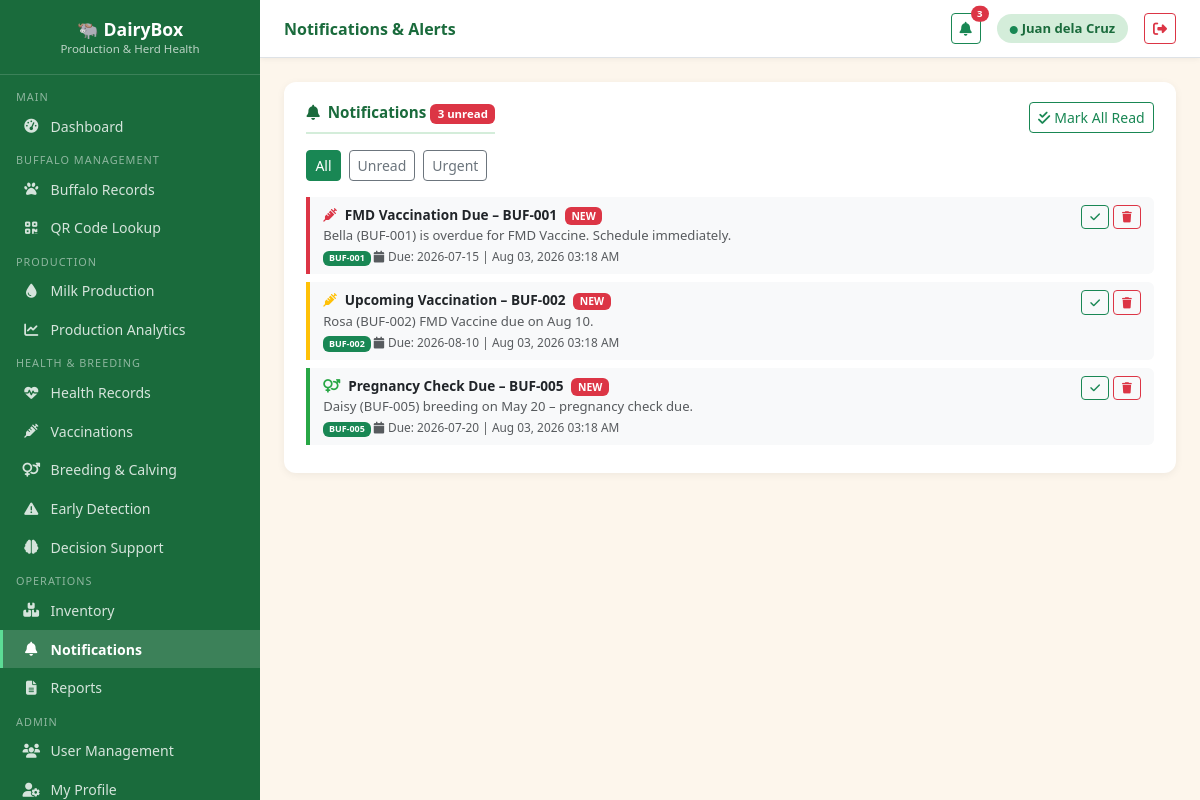
Screenshot of /modules/notifications.php (signed in) with the database file from the repository.
### tables this page shows
CREATE TABLE IF NOT EXISTS notifications (
    id              INT AUTO_INCREMENT PRIMARY KEY,
    type            ENUM('vaccination','breeding','calving','health','production','system') NOT NULL,
    title           VARCHAR(200) NOT NULL,
    message         TEXT NOT NULL,
    buffalo_id      INT,
    target_role     VARCHAR(50),
    is_read         TINYINT(1) DEFAULT 0,
    priority        ENUM('low','medium','high','urgent') DEFAULT 'medium',
    due_date        DATE,
    created_at      TIMESTAMP DEFAULT CURRENT_TIMESTAMP,
    FOREIGN KEY (buffalo_id) REFERENCES buffaloes(id) ON DELETE CASCADE
);

CREATE TABLE IF NOT EXISTS buffaloes (
    id              INT AUTO_INCREMENT PRIMARY KEY,
    tag_number      VARCHAR(40)  NOT NULL UNIQUE,
    qr_code         VARCHAR(100) UNIQUE,
    name            VARCHAR(80),
    breed           VARCHAR(80),
    sex             ENUM('Female','Male') DEFAULT 'Female',
    date_of_birth   DATE,
    weight_kg       DECIMAL(6,2),
    color           VARCHAR(50),
    acquisition_date DATE,
    acquisition_type ENUM('Born on Farm','Purchased','Donated') DEFAULT 'Born on Farm',
    status          ENUM('Active','Sold','Dead','Transferred') DEFAULT 'Active',
    health_status   ENUM('Healthy','Sick','Under Treatment','Recovered') DEFAULT 'Healthy',
    notes           TEXT,
    photo           VARCHAR(200),
    created_by      INT,
    created_at      TIMESTAMP DEFAULT CURRENT_TIMESTAMP,
    updated_at      TIMESTAMP DEFAULT CURRENT_TIMESTAMP ON UPDATE CURRENT_TIMESTAMP,
    FOREIGN KEY (created_by) REFERENCES users(id) ON DELETE SET NULL
);

### modules/notifications.php (the view, shortened to what this page needs)
<?php
$db        = getDB();
$user      = currentUser();
$filter = $_GET['filter'] ?? 'all';
$where = "WHERE (target_role=? OR target_role IS NULL)";
$params = [$user['role']];
$notifs = $db->prepare("SELECT n.*, b.tag_number, b.name as buffalo_name FROM notifications n LEFT JOIN buffaloes b ON b.id=n.buffalo_id $where ORDER BY n.is_read ASC, FIELD(n.priority,'urgent','high','medium','low'), n.created_at DESC");
$notifs->execute($params);
$notifs = $notifs->fetchAll();
$unreadCnt = $db->prepare("SELECT COUNT(*) FROM notifications WHERE (target_role=? OR target_role IS NULL) AND is_read=0");
$unreadCnt->execute([$user['role']]);
$unreadCnt = $unreadCnt->fetchColumn();
include '../includes/header.php';
?>
<div class="card-section">
    <div class="d-flex flex-wrap justify-content-between align-items-center mb-3 gap-2">
        <div class="section-title mb-0">
            <i class="fa fa-bell me-2"></i>Notifications
            <?php if ($unreadCnt > 0): ?><span class="badge bg-danger"><?= $unreadCnt ?> unread</span><?php endif; ?>
        </div>
        <div class="d-flex gap-2">
            <a href="?mark_all=1" class="btn btn-sm btn-outline-success no-print"><i class="fa fa-check-double me-1"></i>Mark All Read</a>
        </div>
    </div>
    <div class="d-flex gap-2 mb-3 no-print flex-wrap">
        <a href="?filter=all"    class="btn btn-sm <?= $filter==='all'   ?'btn-success':'btn-outline-secondary' ?>">All</a>
        <a href="?filter=unread" class="btn btn-sm <?= $filter==='unread'?'btn-warning':'btn-outline-secondary' ?>">Unread</a>
        <a href="?filter=urgent" class="btn btn-sm <?= $filter==='urgent'?'btn-danger' :'btn-outline-secondary' ?>">Urgent</a>
    </div>
    <?php if (empty($notifs)): ?>
        <div class="text-center py-5 text-muted">
            <i class="fa fa-bell-slash fa-3x mb-3 opacity-25"></i>
            <p>No notifications found.</p>
        </div>
    <?php else: ?>
    <?php foreach ($notifs as $n):
        $borderCls = match($n['priority']) {'urgent'=>'#dc3545','high'=>'#ffc107','medium'=>'#28a745',default=>'#6c757d'};
        $typeIcon  = match($n['type']) {'vaccination'=>'fa-syringe','breeding'=>'fa-venus-mars','calving'=>'fa-baby','health'=>'fa-heartbeat','production'=>'fa-tint',default=>'fa-bell'};
        $opacity   = $n['is_read'] ? 'opacity-50' : '';
    ?>
    <div class="notif-item <?= match($n['priority']) {'urgent'=>'urgent','high'=>'warning',default=>''} ?> mb-2 <?= $opacity ?>" style="border-left-color:<?= $borderCls ?>;position:relative">
        <div class="d-flex justify-content-between align-items-start">
            <div>
                <strong><i class="fa <?= $typeIcon ?> me-2" style="color:<?= $borderCls ?>"></i><?= htmlspecialchars($n['title']) ?></strong>
                <?php if (!$n['is_read']): ?><span class="badge bg-danger ms-1" style="font-size:.65rem">NEW</span><?php endif; ?>
                <br>
                <span class="text-muted" style="font-size:.82rem"><?= htmlspecialchars($n['message']) ?></span><br>
                <small class="text-muted">
                    <?php if ($n['buffalo_name']): ?><span class="badge bg-success"><?= htmlspecialchars($n['tag_number']) ?></span> <?php endif; ?>
                    <?php if ($n['due_date']): ?><i class="fa fa-calendar me-1"></i>Due: <?= $n['due_date'] ?> | <?php endif; ?>
                    <?= date('M d, Y h:i A', strtotime($n['created_at'])) ?>
                </small>
            </div>
            <div class="d-flex gap-1 no-print">
                <?php if (!$n['is_read']): ?>
                <a href="?read=<?= $n['id'] ?>&filter=<?= $filter ?>" class="btn btn-xs btn-outline-success" style="padding:.2rem .5rem;font-size:.7rem" title="Mark Read"><i class="fa fa-check"></i></a>
                <?php endif; ?>
                <a href="?delete=<?= $n['id'] ?>" class="btn btn-xs btn-outline-danger" style="padding:.2rem .5rem;font-size:.7rem" title="Delete" onclick="return confirm('Delete notification?')"><i class="fa fa-trash"></i></a>
            </div>
        </div>
    </div>
    <?php endforeach; ?>
    <?php endif; ?>
</div>
<?php include '../includes/footer.php'; ?>

### assets/css/style.css (style rules this page uses)
:root { --green-dark: #1a6b3c; --green-main: #28a745; --green-light: #d4edda; --brown: #7a5230; --cream: #fdf6ec; --sidebar-w: 260px; }
body.app-body { background: var(--cream); margin: 0; padding: 0; }
.card-section { background: #fff; border-radius: 12px; padding: 1.2rem 1.4rem; box-shadow: 0 2px 8px rgba(0,0,0,.06); margin-bottom: 1.4rem; }
.card-section .section-title { font-weight: 700; font-size: .95rem; color: var(--green-dark); border-bottom: 2px solid var(--green-light); padding-bottom: .5rem; margin-bottom: 1rem; }
.notif-item { border-left: 4px solid var(--green-main); padding: .5rem .8rem; margin-bottom: .5rem; background: #f8f9fa; border-radius: 0 6px 6px 0; font-size: .85rem; }
.notif-item.urgent { border-left-color: #dc3545; }
.notif-item.warning { border-left-color: #ffc107; }
.btn-xs { padding: .2rem .45rem; font-size: .75rem; line-height: 1.4; border-radius: .25rem; }

### rows the page displays
notifications: title "FMD Vaccination Due – BUF-001", is_read "NEW", message "Bella (BUF-001) is overdue for FMD Vaccine. Schedule immediately.", buffalo.tag_number "BUF-001", due_date "2026-07-15", created_at "Aug 03, 2026 03:18 AM"
notifications: title "Upcoming Vaccination – BUF-002", is_read "NEW", message "Rosa (BUF-002) FMD Vaccine due on Aug 10.", buffalo.tag_number "BUF-002", due_date "2026-08-10", created_at "Aug 03, 2026 03:18 AM"
notifications: title "Pregnancy Check Due – BUF-005", is_read "NEW", message "Daisy (BUF-005) breeding on May 20 – pregnancy check due.", buffalo.tag_number "BUF-005", due_date "2026-07-20", created_at "Aug 03, 2026 03:18 AM"

### other values shown
$pageTitle "Notifications & Alerts"
$nc "3"
$user['full_name'] "Juan dela Cruz"
$unreadCnt "3"
